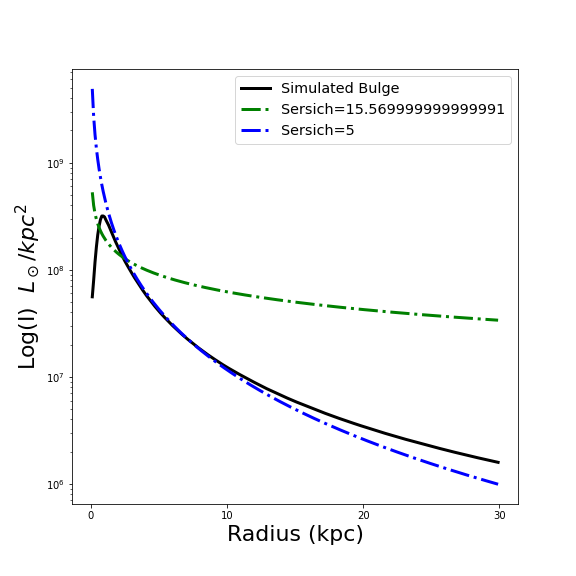

Write the Python code that produced this figure.


# In Class Lab 6
# Surface Brightness Profiles




# Load Modules
import numpy as np
import astropy.units as u

# import plotting modules
import matplotlib.pyplot as plt
import matplotlib
#get_ipython().run_line_magic('matplotlib', 'inline')

# my modules
from ReadFile import Read
from CenterOfMass import CenterOfMass
from MassProfile import MassProfile
from GalaxyMass import ComponentMass


# # Lab 6: Sersic Profiles
# 
# In this lab we will use Homework 5 solutions to compute the mass profile of the Milky Way's bulge. 
# We will turn the mass profile into a density profile and see if we can fit it reasonably well 
# with a sersic profile. 

# # Part A : 
# 
# Create a function called `sersicE` that returns the Sersic Profile in terms of the effective radius $R_e$ (i.e. the half light radius).
# 
# $I(r) = I_e exp^{-7.67 ( (r/R_e)^{1/n} - 1)}$
# 
# Where 
# 
# $ L = 7.2 I_e \pi R_e^2$
# 
# and  $R_e$ is the half light radius.  We will assume a mass to light ratio for the stellar bulge of 1, so this is also the half mass radius.
# 
# The function should take as input: the radius, $R_e$, $n$ and the total stellar mass of the system.
# 


def sersic_e(r, re, n, mtot):
    """ Function that computes the sersic profile for an Elliptical galaxy, assuming M/L - 1
    
    Inputs:
        r : float
            Radius out from the centre of the galaxy
        r_e : float
            The half-light radius
        n : int
            Sersic profile index
        mtot : float
            Total mass of the system
    
    Outputs:
        I : array of floats
            The surface brightness profile of the elliptical Lsun/kpc^2
    """
    lum = mtot ## as we assume M/L = 1
    
    Ie = lum/7.2/np.pi/re**2
    
    a = (r/re)**(1/n)
    b = -7.67*(a-1)
    I = Ie*np.exp(b)
    
    return I

  


# # Part B
# 
# a) Create an instance of the MassProfile Class for M31. Store it as a variable `M31`. 
# 


M31 = MassProfile("M31", 0)


# b) Create an array of radii from 0.1 kpc to 30 kpc in increments of 0.1
# 


r = np.arange(0.1, 30, 0.1)


# c) Define a new array called `bulge_mass`, that uses the function `MassEnclosed` within MassProfile to compute the mass profile of the bulge.  Get rid of astropy units in `bulge_mass` by adding `.value` 
# 



bulge_mass = M31.massEnclosed(3, r).value



# d) Compute the surface mass density profile for the simulated bulge and store it as an array called `bulge_I`. Assuming M/L ~ 1 this is also the surface brightness profile in Lsun/kpc^2




bulge_I = bulge_mass/4/np.pi/r**2


# # Part C
# 
# Compute $R_e$, the half mass radius, for the bulge






# # Part D
# 
# a) Plot the surface density profile of the simulated bulge
# 
# b) Plot the Sersic profile, assuming a de Vaucouleurs Profile.
# 
# c) If the profiles don't match, try changing either $R_e$ or $n$

# In[ ]:

bulge_total = ComponentMass("M31_000.txt", 3) * 1e12
b_half = bulge_total/2
index = np.where(bulge_mass > b_half)[0][0]

re_bulge = r[index]

# Plot the Bulge density profile vs 
# the Sersic profile
####################################

fig = plt.figure(figsize=(8,8))
ax = plt.subplot(111)


# plot the bulge mass density as a proxy for surface brighntess
plt.semilogy(r, bulge_I, color="black", linewidth=3, label="Simulated Bulge")

# YOU ADD HERE: Sersic fit to the surface brightness Sersic fit
# Sersic 

b = 0
mi = None
a = 0
for i in np.arange(0.1, 30, 0.01):
    x = sersic_e(r, re_bulge, i, bulge_total,)
    rmse = np.linalg.norm(bulge_I - x)
    #plt.semilogy(r, x, color="red",  label=f"Sersich={i}")
    if mi == None or rmse < mi:
        mi = rmse
        a = i
        b = x
        


plt.semilogy(r, b, color="green", linewidth=3, linestyle="-.", label=f"Sersich={a}")

plt.semilogy(r, sersic_e(r, re_bulge, 5, bulge_total,), color="blue", linewidth=3, linestyle="-.", label=f"Sersich=5")

#adjust tick label font size
label_size = 22
matplotlib.rcParams['xtick.labelsize'] = label_size 
matplotlib.rcParams['ytick.labelsize'] = label_size


# Add axis labels
plt.xlabel('Radius (kpc)', fontsize=22)
plt.ylabel('Log(I)  $L_\odot/kpc^2$', fontsize=22)



# add a legend with some customizations.
legend = ax.legend(loc='upper right',fontsize='x-large')


plt.savefig('Lab6.png')






